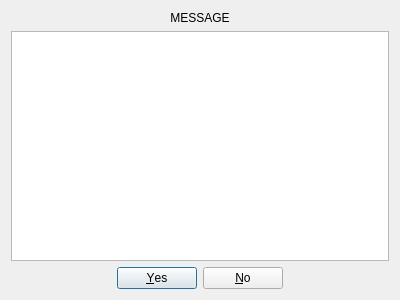
<?xml version="1.0" encoding="UTF-8"?>
<ui version="4.0">
 <class>DialogYNList</class>
 <widget class="QDialog" name="DialogYNList">
  <property name="geometry">
   <rect>
    <x>0</x>
    <y>0</y>
    <width>400</width>
    <height>300</height>
   </rect>
  </property>
  <property name="windowTitle">
   <string>Dialog</string>
  </property>
  <layout class="QGridLayout" name="gridLayout">
   <item row="0" column="0">
    <widget class="QLabel" name="labelMessage">
     <property name="styleSheet">
      <string notr="true">padding: 1em;</string>
     </property>
     <property name="text">
      <string>MESSAGE</string>
     </property>
     <property name="alignment">
      <set>Qt::AlignmentFlag::AlignCenter</set>
     </property>
     <property name="wordWrap">
      <bool>true</bool>
     </property>
    </widget>
   </item>
   <item row="1" column="0">
    <widget class="QListWidget" name="listWidget"/>
   </item>
   <item row="2" column="0">
    <widget class="QDialogButtonBox" name="buttonBoxYN">
     <property name="orientation">
      <enum>Qt::Orientation::Horizontal</enum>
     </property>
     <property name="standardButtons">
      <set>QDialogButtonBox::StandardButton::No|QDialogButtonBox::StandardButton::Yes</set>
     </property>
     <property name="centerButtons">
      <bool>true</bool>
     </property>
    </widget>
   </item>
  </layout>
 </widget>
 <resources/>
 <connections>
  <connection>
   <sender>buttonBoxYN</sender>
   <signal>accepted()</signal>
   <receiver>DialogYNList</receiver>
   <slot>accept()</slot>
   <hints>
    <hint type="sourcelabel">
     <x>248</x>
     <y>254</y>
    </hint>
    <hint type="destinationlabel">
     <x>157</x>
     <y>274</y>
    </hint>
   </hints>
  </connection>
  <connection>
   <sender>buttonBoxYN</sender>
   <signal>rejected()</signal>
   <receiver>DialogYNList</receiver>
   <slot>reject()</slot>
   <hints>
    <hint type="sourcelabel">
     <x>316</x>
     <y>260</y>
    </hint>
    <hint type="destinationlabel">
     <x>286</x>
     <y>274</y>
    </hint>
   </hints>
  </connection>
 </connections>
</ui>
